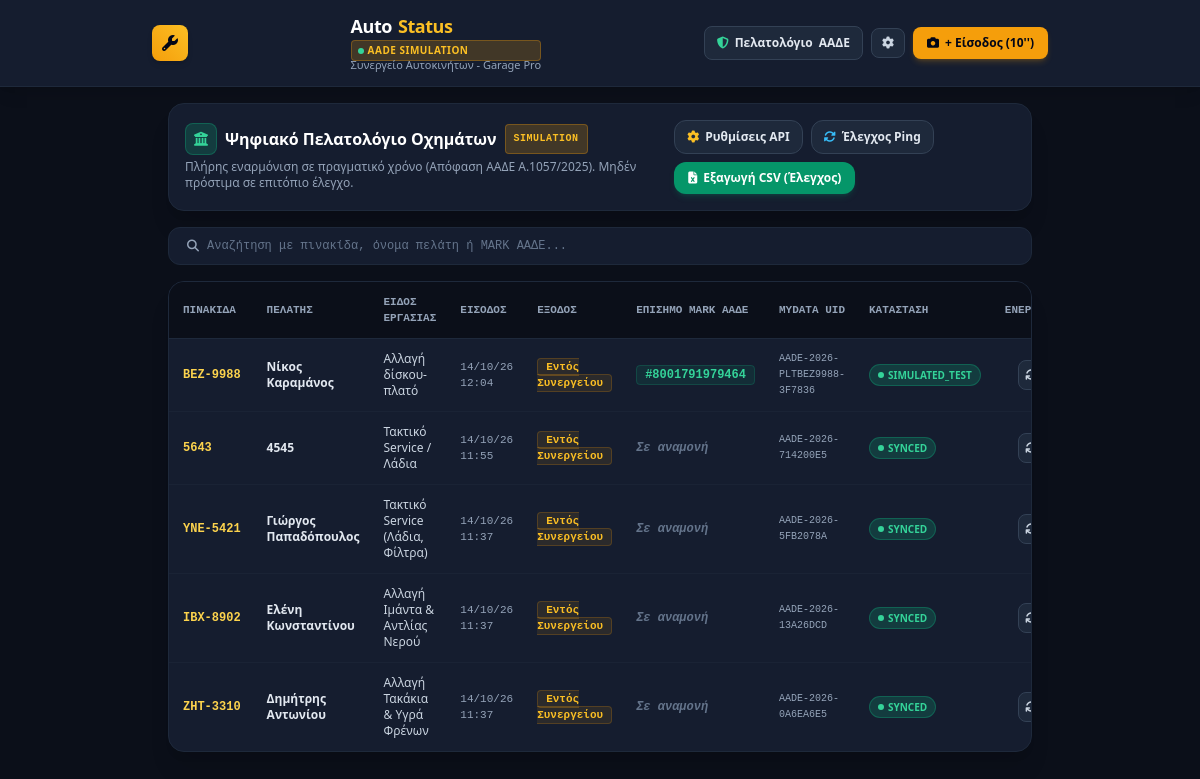
Page /aade on the committed database.
### models.py (models this page shows, shortened)
class GarageSettings(db.Model):
    __tablename__ = 'garage_settings'
    id = db.Column(db.Integer, primary_key=True)
    garage_name = db.Column(db.String(120), default="Συνεργείο Αυτοκινήτων - Garage Pro")
    vat_number = db.Column(db.String(20), default="094123456")
    aade_user_id = db.Column(db.String(100), default="workshop_test_user")
    aade_subscription_key = db.Column(db.String(150), default="demo_key_sub_2026")
    aade_env = db.Column(db.String(20), default="sandbox")  # sandbox, production, simulation
    last_test_date = db.Column(db.DateTime, nullable=True)
    last_test_status = db.Column(db.String(50), default="UNVERIFIED")
    last_test_message = db.Column(db.String(255), nullable=True)
    @classmethod
    def get_settings(cls):
        settings = cls.query.first()
        return settings

class AadeRegistryLog(db.Model):
    __tablename__ = 'aade_registry_logs'
    id = db.Column(db.Integer, primary_key=True)
    work_order_id = db.Column(db.Integer, db.ForeignKey('work_orders.id'), nullable=False)
    plate = db.Column(db.String(20), nullable=False)
    owner_name = db.Column(db.String(120), nullable=False)
    entry_timestamp = db.Column(db.DateTime, default=datetime.utcnow)
    exit_timestamp = db.Column(db.DateTime, nullable=True)
    service_type = db.Column(db.String(150), nullable=False)
    aade_uid = db.Column(db.String(64), nullable=False, unique=True)
    aade_mark = db.Column(db.String(64), nullable=True)
    sync_status = db.Column(db.String(30), default='SYNCED')  # SYNCED_LIVE, SANDBOX_OK, SIMULATED_TEST, OFFLINE_QUEUED
    submission_mode = db.Column(db.String(30), default='sandbox')  # sandbox, production, simulation
    raw_response = db.Column(db.Text, nullable=True)

### app.py (the view)
@app.route('/aade')
def aade_registry():
    logs = AadeRegistryLog.query.order_by(AadeRegistryLog.entry_timestamp.desc()).all()
    settings = GarageSettings.get_settings()
    return render_template('aade_log.html', logs=logs, settings=settings)

### app.py (called while the page is built)
@app.context_processor
def inject_settings():
    settings = GarageSettings.get_settings()
    return dict(aade_settings=settings)

### templates/aade_log.html (shortened to what this page needs)
{% extends "base.html" %}
{% block content %}
<div class="space-y-4">
    <div class="bg-garage-800 border border-garage-700 rounded-2xl p-4 shadow-xl flex flex-col md:flex-row items-start md:items-center justify-between gap-4">
        <div>
            <div class="flex items-center gap-2">
                <span class="w-8 h-8 rounded-lg bg-emerald-500/20 text-emerald-400 flex items-center justify-center font-bold text-sm border border-emerald-500/30">
                    <i class="fa-solid fa-building-columns"></i>
                </span>
                <div>
                    <h1 class="text-base font-extrabold text-white flex items-center gap-2">
                        Ψηφιακό Πελατολόγιο Οχημάτων
                        <span class="text-[10px] font-mono px-2 py-0.5 rounded font-bold uppercase tracking-wider {% if settings.aade_env == 'production' %}bg-emerald-500/20 text-emerald-400 border border-emerald-500/30{% elif settings.aade_env == 'sandbox' %}bg-sky-500/20 text-sky-400 border border-sky-500/30{% else %}bg-amber-500/20 text-amber-400 border border-amber-500/30{% endif %}">
                            {{ settings.aade_env }}
                        </span>
                    </h1>
                </div>
            </div>
            <p class="text-xs text-slate-400 mt-1">
                Πλήρης εναρμόνιση σε πραγματικό χρόνο (Απόφαση ΑΑΔΕ Α.1057/2025). Μηδέν πρόστιμα σε επιτόπιο έλεγχο.
            </p>
        </div>
        <div class="flex flex-wrap items-center gap-2 w-full md:w-auto">
            <a href="/settings/aade" class="px-3 py-2 bg-garage-700 hover:bg-garage-600 text-xs font-bold text-slate-200 rounded-xl border border-garage-600 flex items-center gap-1.5 transition active:scale-95">
                <i class="fa-solid fa-gear text-amber-400"></i>
                <span>Ρυθμίσεις API</span>
            </a>
            <button onclick="quickTestConnection()" id="btnQuickTest" class="px-3 py-2 bg-garage-700 hover:bg-garage-600 text-xs font-bold text-slate-200 rounded-xl border border-garage-600 flex items-center gap-1.5 transition active:scale-95">
                <i class="fa-solid fa-rotate text-sky-400" id="quickTestIcon"></i>
                <span id="quickTestText">Έλεγχος Ping</span>
            </button>
            <button onclick="exportTableToCSV('aade_digital_registry.csv')" class="px-3.5 py-2 bg-emerald-600 hover:bg-emerald-500 text-xs font-bold text-white rounded-xl flex items-center gap-1.5 transition active:scale-95 shadow-md shadow-emerald-600/20">
                <i class="fa-solid fa-file-excel"></i>
                <span>Εξαγωγή CSV (Έλεγχος)</span>
            </button>
        </div>
    </div>
    <div class="bg-garage-800 border border-garage-700 rounded-xl p-2.5 flex items-center gap-2">
        <i class="fa-solid fa-magnifying-glass text-slate-400 text-xs pl-2"></i>
        <input type="text" id="aadeSearchInput" onkeyup="filterAadeTable()" placeholder="Αναζήτηση με πινακίδα, όνομα πελάτη ή MARK ΑΑΔΕ..."
            class="w-full bg-transparent text-xs text-white placeholder-slate-500 focus:outline-none font-mono">
    </div>
    <div class="bg-garage-800 border border-garage-700 rounded-2xl overflow-hidden shadow-xl">
        <div class="overflow-x-auto">
            <table class="w-full text-left text-xs" id="aadeTable">
                <thead class="bg-garage-900 border-b border-garage-700 text-slate-400 uppercase font-mono text-[11px]">
                    <tr>
                        <th class="py-3 px-3.5 font-bold">Πινακίδα</th>
                        <th class="py-3 px-3 font-bold">Πελάτης</th>
                        <th class="py-3 px-3 font-bold">Είδος Εργασίας</th>
                        <th class="py-3 px-3 font-bold">Είσοδος</th>
                        <th class="py-3 px-3 font-bold">Έξοδος</th>
                        <th class="py-3 px-3 font-bold">Επίσημο MARK ΑΑΔΕ</th>
                        <th class="py-3 px-3 font-bold">myDATA UID</th>
                        <th class="py-3 px-3 font-bold">Κατάσταση</th>
                        <th class="py-3 px-3 font-bold text-center">Ενέργεια</th>
                    </tr>
                </thead>
                <tbody class="divide-y divide-garage-700/60 font-sans">
                    {% for log in logs %}
                    <tr class="hover:bg-garage-700/40 transition">
                        <td class="py-3 px-3.5 font-mono font-black text-amber-300">
                            {{ log.plate }}
                        </td>
                        <td class="py-3 px-3 font-semibold text-slate-200">
                            {{ log.owner_name }}
                        </td>
                        <td class="py-3 px-3 text-slate-300">
                            {{ log.service_type }}
                        </td>
                        <td class="py-3 px-3 font-mono text-slate-400 text-[11px]">
                            {{ log.entry_timestamp.strftime('%d/%m/%y %H:%M') }}
                        </td>
                        <td class="py-3 px-3 font-mono text-[11px]">
                            {% if log.exit_timestamp %}
                                <span class="text-slate-400">{{ log.exit_timestamp.strftime('%d/%m/%y %H:%M') }}</span>
                            {% else %}
                                <span class="text-amber-400 font-semibold bg-amber-500/10 px-2 py-0.5 rounded border border-amber-500/20">
                                    Εντός Συνεργείου
                                </span>
                            {% endif %}
                        </td>
                        <td class="py-3 px-3 font-mono font-bold text-emerald-400 text-xs">
                            {% if log.aade_mark and log.aade_mark != '-' %}
                                <span class="bg-emerald-500/10 border border-emerald-500/20 px-2 py-0.5 rounded">
                                    #{{ log.aade_mark }}
                                </span>
                            {% else %}
                                <span class="text-slate-500 italic">Σε αναμονή</span>
                            {% endif %}
                        </td>
                        <td class="py-3 px-3 font-mono text-slate-400 text-[10px]">
                            {{ log.aade_uid }}
                        </td>
                        <td class="py-3 px-3">
                            {% if 'SYNCED' in log.sync_status or 'OK' in log.sync_status or 'TEST' in log.sync_status %}
                                <span class="inline-flex items-center gap-1 px-2 py-0.5 rounded-full text-[10px] font-bold bg-emerald-500/20 text-emerald-400 border border-emerald-500/30">
                                    <span class="w-1.5 h-1.5 rounded-full bg-emerald-400"></span>
                                    {{ log.sync_status }}
                                </span>
                            {% else %}
                                <span class="inline-flex items-center gap-1 px-2 py-0.5 rounded-full text-[10px] font-bold bg-amber-500/20 text-amber-400 border border-amber-500/30">
                                    <span class="w-1.5 h-1.5 rounded-full bg-amber-400"></span>
                                    {{ log.sync_status }}
                                </span>
                            {% endif %}
                        </td>
                        <td class="py-3 px-3 text-center">
                            <button onclick="resyncAadeLog({{ log.id }}, this)" title="Επαναποστολή στο myDATA"
                                class="p-1.5 bg-garage-700 hover:bg-garage-600 text-slate-300 hover:text-white rounded-lg border border-garage-600 transition">
                                <i class="fa-solid fa-arrows-rotate text-xs"></i>
                            </button>
                        </td>
                    </tr>
                    {% endfor %}
                </tbody>
            </table>
        </div>
    </div>
</div>
{% endblock %}

### templates/base.html (shortened to what this page needs)
<!DOCTYPE html>
<html lang="el" class="dark">
<head>
    <script src="https://cdn.tailwindcss.com"></script>
    <link rel="stylesheet" href="https://cdnjs.cloudflare.com/ajax/libs/font-awesome/6.4.0/css/all.min.css">
    <link rel="stylesheet" href="/static/css/style.css">
</head>
<body class="bg-garage-900 text-slate-100 min-h-screen flex flex-col font-sans antialiased select-none">
    <header class="bg-garage-800 border-b border-garage-700 sticky top-0 z-40 shadow-lg px-4 py-3">
        <div class="max-w-4xl mx-auto flex items-center justify-between">
            <a href="/" class="flex items-center space-x-2 group">
                <div class="w-9 h-9 rounded-lg bg-gradient-to-tr from-amber-500 to-amber-400 flex items-center justify-center text-slate-950 font-black shadow-md">
                    <i class="fa-solid fa-wrench"></i>
                </div>
                <div>
                    <span class="font-extrabold text-lg tracking-tight text-white flex items-center gap-1.5">
                        Auto<span class="text-amber-400">Status</span>
                        <a href="/settings/aade" class="text-[10px] px-1.5 py-0.5 rounded border uppercase font-bold tracking-wider transition hover:opacity-80 flex items-center gap-1 {% if aade_settings.aade_env == 'production' %}bg-emerald-500/20 text-emerald-400 border-emerald-500/30{% elif aade_settings.aade_env == 'sandbox' %}bg-sky-500/20 text-sky-400 border-sky-500/30{% else %}bg-amber-500/20 text-amber-400 border-amber-500/30{% endif %}">
                            <span class="w-1.5 h-1.5 rounded-full {% if aade_settings.last_test_status == 'CONNECTED' %}bg-emerald-400 animate-pulse{% elif aade_settings.last_test_status == 'FAILED' %}bg-rose-400{% else %}bg-amber-400{% endif %}"></span>
                            <span>AADE {{ aade_settings.aade_env|upper }}</span>
                        </a>
                    </span>
                    <p class="text-[11px] text-slate-400 -mt-1 font-medium">{{ aade_settings.garage_name }}</p>
                </div>
            </a>
            <div class="flex items-center space-x-2">
                <a href="/aade" class="px-3 py-2 text-xs font-semibold bg-garage-700 hover:bg-garage-600 rounded-lg text-slate-200 border border-garage-600 flex items-center gap-1.5 transition">
                    <i class="fa-solid fa-shield-halved text-emerald-400"></i>
                    <span class="hidden sm:inline">Πελατολόγιο</span> ΑΑΔΕ
                </a>
                <a href="/settings/aade" title="Ρυθμίσεις myDATA API" class="px-2.5 py-2 text-xs font-semibold bg-garage-700 hover:bg-garage-600 rounded-lg text-slate-300 border border-garage-600 flex items-center transition">
                    <i class="fa-solid fa-gear"></i>
                </a>
                <a href="/intake" class="px-3.5 py-2 text-xs font-bold bg-amber-500 hover:bg-amber-400 text-slate-950 rounded-lg flex items-center gap-1.5 shadow-md shadow-amber-500/20 active:scale-95 transition">
                    <i class="fa-solid fa-camera"></i>
                    <span>+ Είσοδος (10'')</span>
                </a>
            </div>
        </div>
    </header>
    <main class="flex-1 max-w-4xl w-full mx-auto p-4 pb-20">
        {% block content %}{% endblock %}
    </main>
</body>
</html>

### static/css/style.css (style rules this page uses)
html, body { touch-action: manipulation; -webkit-tap-highlight-color: transparent; }

### rows in the picture
GarageSettings: aade_env "SIMULATION", garage_name "Συνεργείο Αυτοκινήτων - Garage Pro"
AadeRegistryLog: plate "ΒΕΖ-9988", owner_name "Νίκος Καραμάνος", service_type "Αλλαγή δίσκου-πλατό", entry_timestamp "14/10/26 12:04", shows "Εντός Συνεργείου", aade_mark "8001791979464", aade_uid "AADE-2026-PLTΒΕΖ9988-3F7836", sync_status "SIMULATED_TEST"
AadeRegistryLog: plate "5643", owner_name "4545", service_type "Τακτικό Service / Λάδια", entry_timestamp "14/10/26 11:55", shows "Εντός Συνεργείου", shows "Σε αναμονή", aade_uid "AADE-2026-714200E5", sync_status "SYNCED"
AadeRegistryLog: plate "ΥΝΕ-5421", owner_name "Γιώργος Παπαδόπουλος", service_type "Τακτικό Service (Λάδια, Φίλτρα)", entry_timestamp "14/10/26 11:37", shows "Εντός Συνεργείου", shows "Σε αναμονή", aade_uid "AADE-2026-5FB2078A", sync_status "SYNCED"
AadeRegistryLog: plate "ΙΒΧ-8902", owner_name "Ελένη Κωνσταντίνου", service_type "Αλλαγή Ιμάντα & Αντλίας Νερού", entry_timestamp "14/10/26 11:37", shows "Εντός Συνεργείου", shows "Σε αναμονή", aade_uid "AADE-2026-13A26DCD", sync_status "SYNCED"
AadeRegistryLog: plate "ΖΗΤ-3310", owner_name "Δημήτρης Αντωνίου", service_type "Αλλαγή Τακάκια & Υγρά Φρένων", entry_timestamp "14/10/26 11:37", shows "Εντός Συνεργείου", shows "Σε αναμονή", aade_uid "AADE-2026-0A6EA6E5", sync_status "SYNCED"
